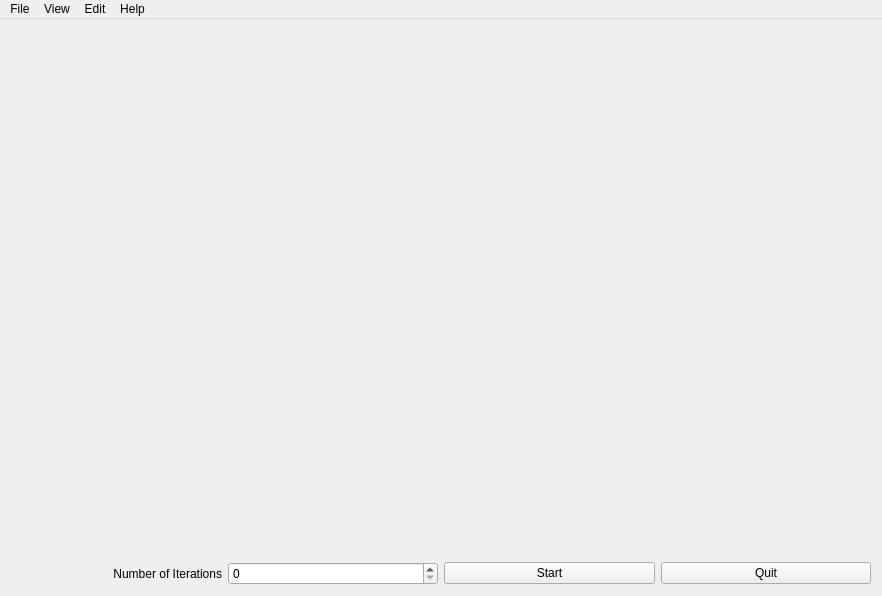
<?xml version="1.0" encoding="UTF-8"?>
<ui version="4.0">
 <class>MainWindow</class>
 <widget class="QMainWindow" name="MainWindow">
  <property name="geometry">
   <rect>
    <x>0</x>
    <y>0</y>
    <width>882</width>
    <height>596</height>
   </rect>
  </property>
  <property name="windowTitle">
   <string>MainWindow</string>
  </property>
  <widget class="QWidget" name="centralWidget">
   <layout class="QVBoxLayout" name="verticalLayout_3">
    <item>
     <layout class="QHBoxLayout" name="horizontalLayout_5"/>
    </item>
    <item>
     <layout class="QHBoxLayout" name="horizontalLayout_3"/>
    </item>
    <item>
     <spacer name="verticalSpacer">
      <property name="orientation">
       <enum>Qt::Vertical</enum>
      </property>
      <property name="sizeHint" stdset="0">
       <size>
        <width>20</width>
        <height>40</height>
       </size>
      </property>
     </spacer>
    </item>
    <item>
     <layout class="QHBoxLayout" name="horizontalLayout">
      <item>
       <layout class="QHBoxLayout" name="horizontalLayout_2">
        <item>
         <layout class="QHBoxLayout" name="horizontalLayout_4">
          <item>
           <widget class="QLabel" name="label_numberOfIterations">
            <property name="text">
             <string>Number of Iterations</string>
            </property>
            <property name="alignment">
             <set>Qt::AlignRight|Qt::AlignTrailing|Qt::AlignVCenter</set>
            </property>
           </widget>
          </item>
         </layout>
        </item>
        <item>
         <widget class="QSpinBox" name="spinBox_iterations">
          <property name="maximum">
           <number>99999</number>
          </property>
         </widget>
        </item>
        <item>
         <widget class="QPushButton" name="pushButton_start">
          <property name="text">
           <string>Start</string>
          </property>
         </widget>
        </item>
        <item>
         <widget class="QPushButton" name="pushButton_quit">
          <property name="text">
           <string>Quit</string>
          </property>
         </widget>
        </item>
       </layout>
      </item>
     </layout>
    </item>
   </layout>
  </widget>
  <widget class="QMenuBar" name="menuBar">
   <property name="geometry">
    <rect>
     <x>0</x>
     <y>0</y>
     <width>882</width>
     <height>22</height>
    </rect>
   </property>
   <widget class="QMenu" name="menu_File">
    <property name="title">
     <string>File</string>
    </property>
   </widget>
   <widget class="QMenu" name="menu_View">
    <property name="title">
     <string>View</string>
    </property>
   </widget>
   <widget class="QMenu" name="menu_Edit">
    <property name="title">
     <string>Edit</string>
    </property>
   </widget>
   <widget class="QMenu" name="menu_Help">
    <property name="title">
     <string>Help</string>
    </property>
   </widget>
   <addaction name="menu_File"/>
   <addaction name="menu_View"/>
   <addaction name="menu_Edit"/>
   <addaction name="menu_Help"/>
  </widget>
 </widget>
 <layoutdefault spacing="6" margin="11"/>
 <resources/>
 <connections>
  <connection>
   <sender>pushButton_quit</sender>
   <signal>clicked()</signal>
   <receiver>MainWindow</receiver>
   <slot>close()</slot>
   <hints>
    <hint type="sourcelabel">
     <x>765</x>
     <y>571</y>
    </hint>
    <hint type="destinationlabel">
     <x>440</x>
     <y>297</y>
    </hint>
   </hints>
  </connection>
 </connections>
</ui>
